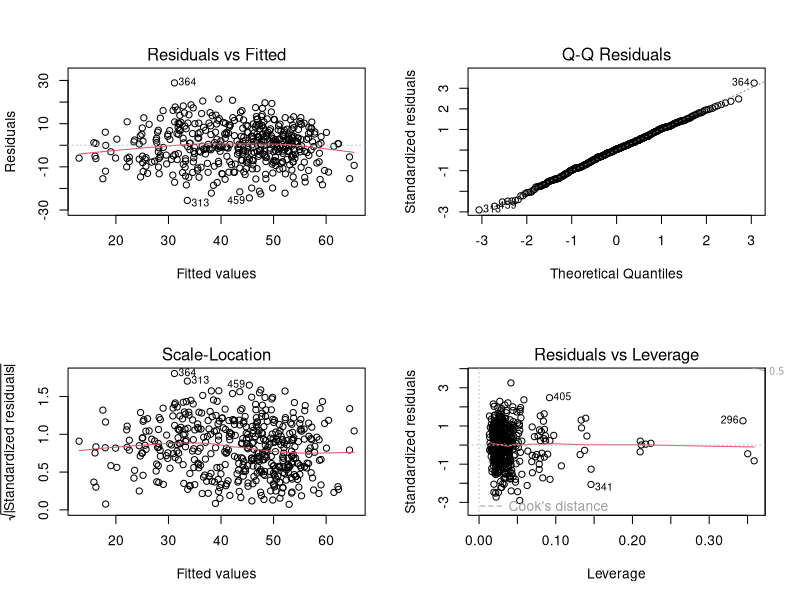
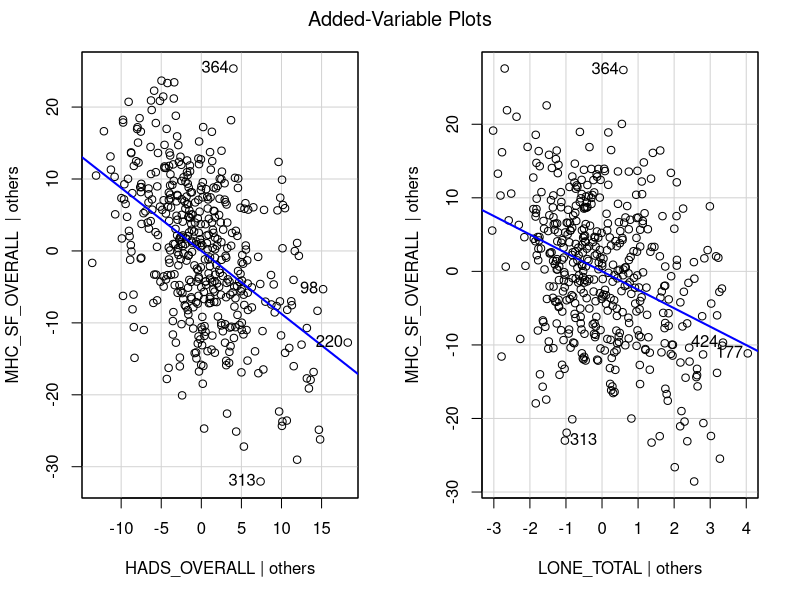
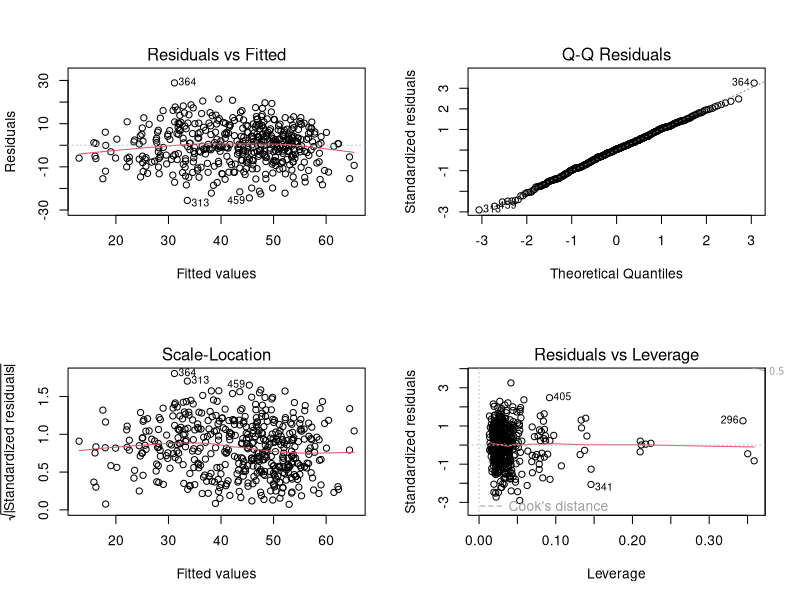
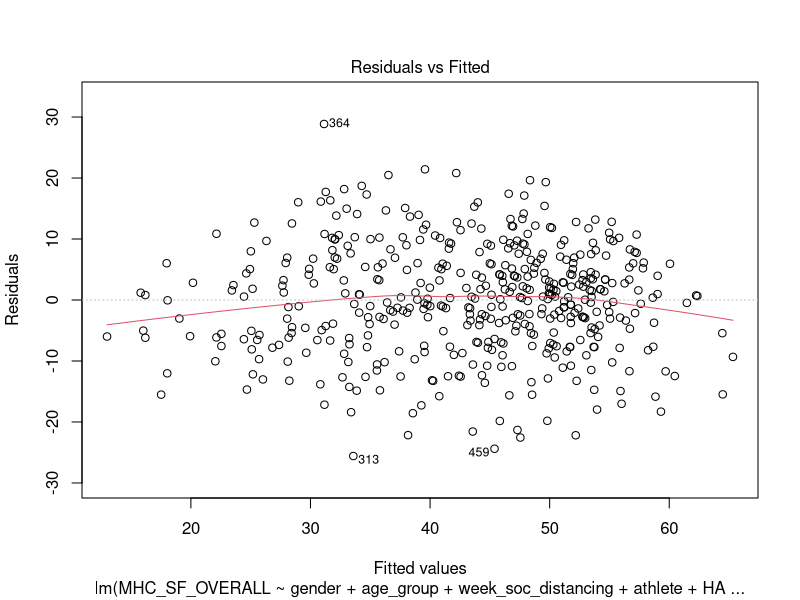
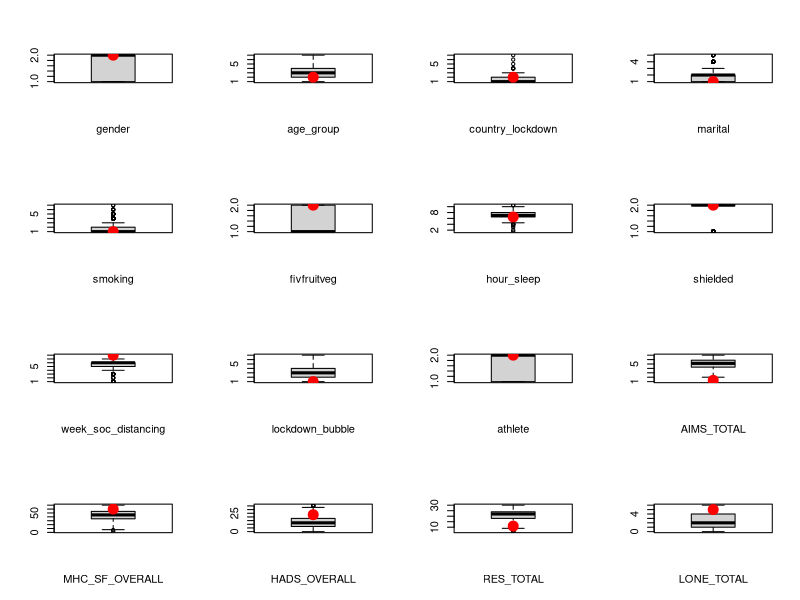
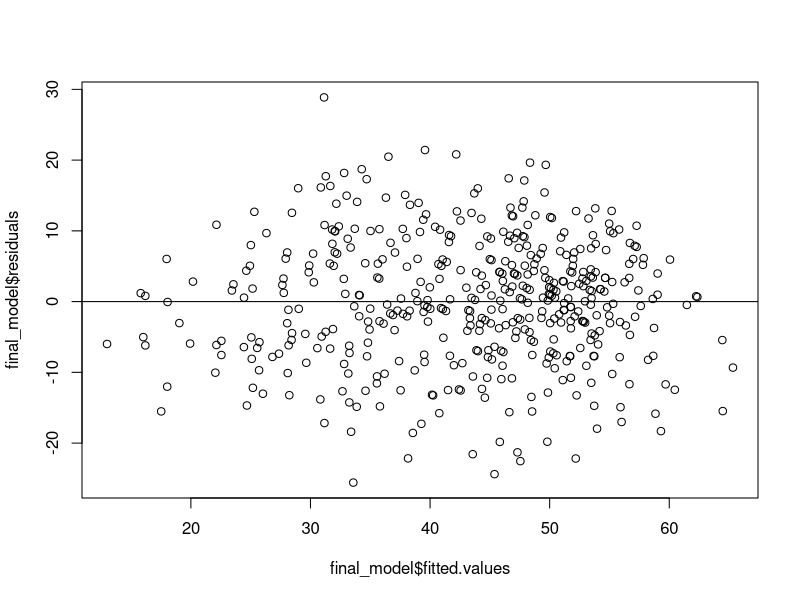
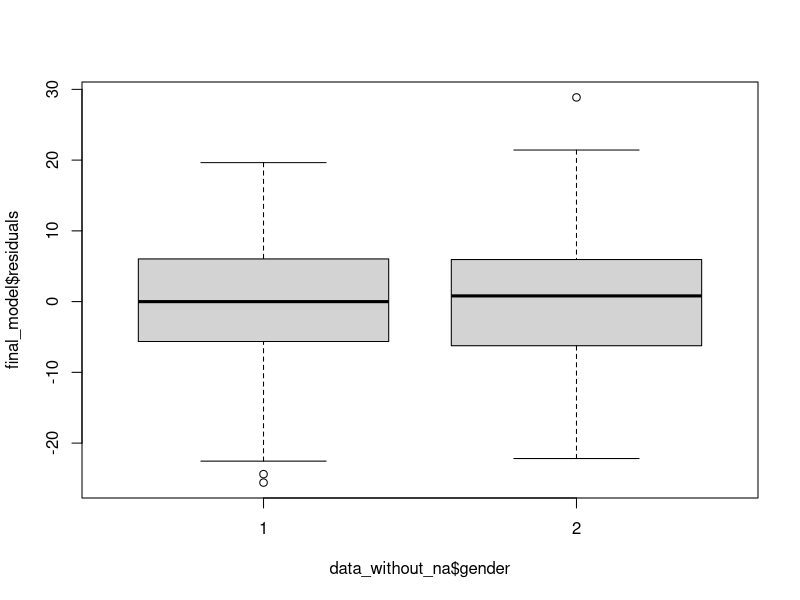
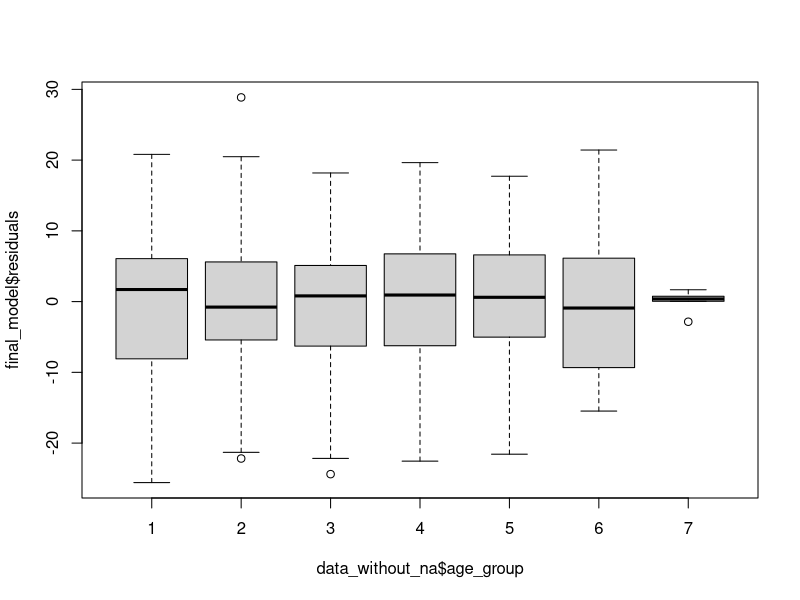

These charts were generated, in order, by the following R code:
## ---- chunk 1
knitr::opts_chunk$set(echo = TRUE)
library(tidyverse)
## ---- chunk 2
data <- read.csv("MH_survey_only_higher_index.csv",
    na.strings = "NA")
names(data)
#only relevant for Seokjun's PC <- thanks :D
names(data)[1] <- "gender"

data <- data[, -c(17:22)]


# Assigning factors
data$gender <- factor(data$gender)
data$age_group <- factor(data$age_group)
data$country_lockdown <- factor(data$country_lockdown)
data$marital <- factor(data$marital)
data$smoking <- factor(data$smoking)
data$fivfruitveg <- factor(data$fivfruitveg)
data$shielded <- factor(data$shielded)
data$week_soc_distancing <- factor(data$week_soc_distancing)
data$athlete <- factor(data$athlete)
## ---- chunk 3
data_without_na <- data[complete.cases(data), ]
model_full <- lm(MHC_SF_OVERALL ~ ., data = data[complete.cases(data), ])
summary(model_full)

step(model_full, direction = "backward")
## ---- chunk 4
model_step9 = lm(formula = MHC_SF_OVERALL ~ gender + age_group + week_soc_distancing + 
    athlete + HADS_OVERALL + RES_TOTAL + LONE_TOTAL, data = data[complete.cases(data), ])
model_step9  %>% summary()
## ---- chunk 5
no_HADS = lm(formula = MHC_SF_OVERALL ~ gender + age_group + week_soc_distancing + 
    athlete+ RES_TOTAL + LONE_TOTAL, data = data[complete.cases(data), ])

no_RES = lm(formula = MHC_SF_OVERALL ~ gender + age_group + week_soc_distancing + 
    athlete + HADS_OVERALL + LONE_TOTAL, data = data[complete.cases(data), ])

paste0("AIC without HADS: ", c(no_HADS %>% extractAIC())[2] %>% round(2))
paste0("AIC without RES: ", c(no_RES %>% extractAIC())[2] %>% round(2))
## ---- chunk 6
final_model = lm(formula = MHC_SF_OVERALL ~ gender + age_group + week_soc_distancing + 
    athlete + HADS_OVERALL + LONE_TOTAL, data = data[complete.cases(data), ])
final_model %>% summary()
## ---- chunk 7
par(mfrow = c(2, 2))
plot(final_model)
## ---- chunk 8
model_interaction = lm(formula = MHC_SF_OVERALL ~ (gender + age_group + week_soc_distancing + 
    athlete + HADS_OVERALL + + LONE_TOTAL)^2, data = data[complete.cases(data), ])
anova(final_model, model_interaction)
## ---- chunk 9
final_model %>% summary()
anova(final_model) #type 1
# explanation: https://stats.stackexchange.com/questions/20452/how-to-interpret-type-i-type-ii-and-type-iii-anova-and-manova/20455#20455
library(car)
Anova(final_model) #type 2
## ---- chunk 10
w.o.gender = lm(formula = MHC_SF_OVERALL ~ age_group + week_soc_distancing + 
    athlete + HADS_OVERALL + LONE_TOTAL, data = data[complete.cases(data), ])
anova(w.o.gender, final_model)
## ---- chunk 11
w.o.age_group = lm(formula = MHC_SF_OVERALL ~ gender + week_soc_distancing + 
    athlete + HADS_OVERALL + LONE_TOTAL, data = data[complete.cases(data), ])
anova(w.o.age_group, final_model)
## ---- chunk 12
w.o.week_soc_dist = lm(formula = MHC_SF_OVERALL ~ gender + age_group + 
    athlete + HADS_OVERALL + LONE_TOTAL, data = data[complete.cases(data), ])
anova(final_model, w.o.week_soc_dist)
## ---- chunk 13
library(car)
# ?avPlots
avPlots(final_model, terms=~HADS_OVERALL + LONE_TOTAL)
## ---- chunk 14
par(mfrow = c(2, 2))
plot(final_model)

par(mfrow = c(1, 1))
plot(final_model, which = 1) #delete 364? (index is 321, after deleting NAs)
which.max(final_model$residuals); final_model$residuals[321]
data[364, ]

par(mfrow = c(4, 4))

for(i in 1:16) {
    boxplot(data[, i], xlab = colnames(data)[i])
    points(1, data[364, i], pch = 19, col = "red", cex = 2)
}
## ---- chunk 15
par(mfrow = c(1, 1))
# vs fitted
plot(final_model$residuals ~ final_model$fitted.values)
abline(h = 0)
which.max(final_model$residuals)
final_model$residuals[321] #364 before deleting NA, 321 after deleting NA

#vs predictors
n_lab_to_boxplot <- function(factor_var, y=1) {
    lev <- levels(factor_var)
    for(i in seq_along(lev)) {
        text(i, y, paste("n=", sum(factor_var == lev[i]), sep = ""))
    }
}


plot(final_model$residuals ~ data_without_na$gender)
plot(final_model$residuals ~ data_without_na$age_group)
plot(final_model$residuals ~ data_without_na$week_soc_distancing)  # <- hmm. but boxes are similar
n_lab_to_boxplot(data_without_na$week_soc_distancing, y = 25) #we can guess what makes the problem

plot(final_model$residuals ~ data_without_na$athlete)
plot(final_model$residuals ~ data_without_na$HADS_OVERALL)
abline(h = 0)
plot(final_model$residuals ~ data_without_na$LONE_TOTAL)
abline(h = 0)

## ---- chunk 16
par(mfrow = c(1, 1)); plot(final_model, which = 4)
par(mfrow = c(2, 2)); plot(final_model)

final_model$model[c(296, 341, 405), ] #not these
final_model$model[c(266, 301, 354), ] #but these
#or
data[c(296, 341, 405),]


par(mfrow = c(4,4))
for(i in 1:16){
    boxplot(data[, i], xlab = colnames(data)[i])
    points(1, data[296, i], pch = 19, col = "red", cex = 2)
    points(1, data[341, i], pch = 19, col = "blue", cex = 2)
    points(1, data[405, i], pch = 19, col = "green", cex = 2)
}
## ---- chunk 17
final_model$model %>% summary()
